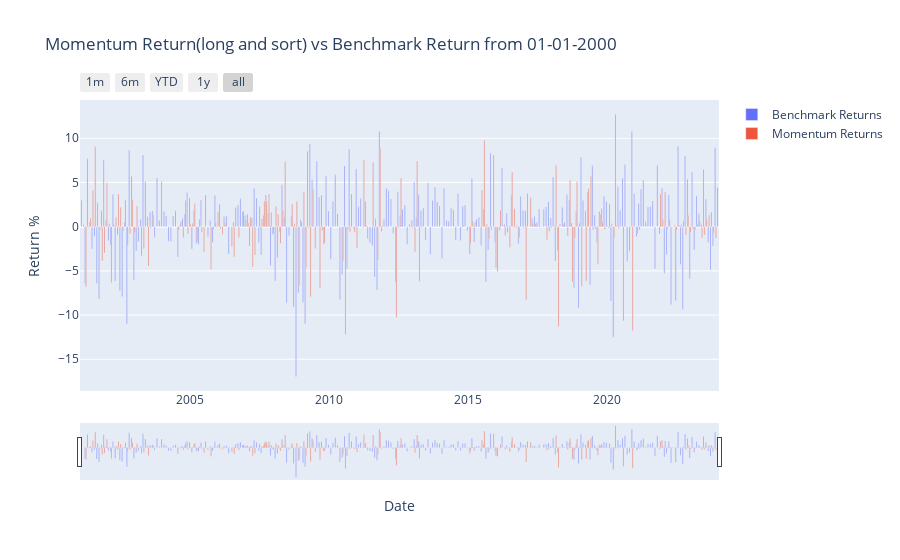

Write notebook code for a chart like this one.
### Code cell
# Create a Plotly figure
fig = go.Figure()

# Add the benchmark returns bar trace
fig.add_trace(
    go.Bar(
        x=gains.index,
        y=gains.values,
        name='Benchmark Returns'
    )
)

# Add the momentum returns bar trace
fig.add_trace(
    go.Bar(
        x=total_returns_df.index,
        y=total_returns_df['Total Returns'],
        name='Momentum Returns'
    )
)

# Update the layout to include a range slider
fig.update_layout(
    title='Momentum Return(long and sort) vs Benchmark Return from 01-01-2000',
    xaxis_title='Date',
    yaxis_title='Return %',
    barmode='group',
    xaxis=dict(
        rangeselector=dict(
            buttons=list([
                dict(count=1, label="1m", step="month", stepmode="backward"),
                dict(count=6, label="6m", step="month", stepmode="backward"),
                dict(count=1, label="YTD", step="year", stepmode="todate"),
                dict(count=1, label="1y", step="year", stepmode="backward"),
                dict(step="all")
            ])
        ),
        rangeslider=dict(
            visible=True
        ),
        type="date"
    )
)

# Show the plot
fig.show()

### Figure 1 — Plotly figure (JSON) as saved in the notebook; plotly's stock layout.template omitted (floating-point values rounded to 4 significant figures; data arrays with more than 128 entries replaced by an {"elided": "..."} marker saying what was removed)
{"data": [{"name": "Benchmark Returns", "type": "bar", "x": {"elided": "274 str values"}, "y": {"elided": "274 float values"}}, {"name": "Momentum Returns", "type": "bar", "x": {"elided": "276 str values"}, "y": {"elided": "276 float values"}}], "layout": {"barmode": "group", "title": {"text": "Momentum Return(long and sort) vs Benchmark Return from 01-01-2000"}, "xaxis": {"rangeselector": {"buttons": [{"count": 1, "label": "1m", "step": "month", "stepmode": "backward"}, {"count": 6, "label": "6m", "step": "month", "stepmode": "backward"}, {"count": 1, "label": "YTD", "step": "year", "stepmode": "todate"}, {"count": 1, "label": "1y", "step": "year", "stepmode": "backward"}, {"step": "all"}]}, "rangeslider": {"visible": true}, "title": {"text": "Date"}, "type": "date"}, "yaxis": {"title": {"text": "Return %"}}}}
